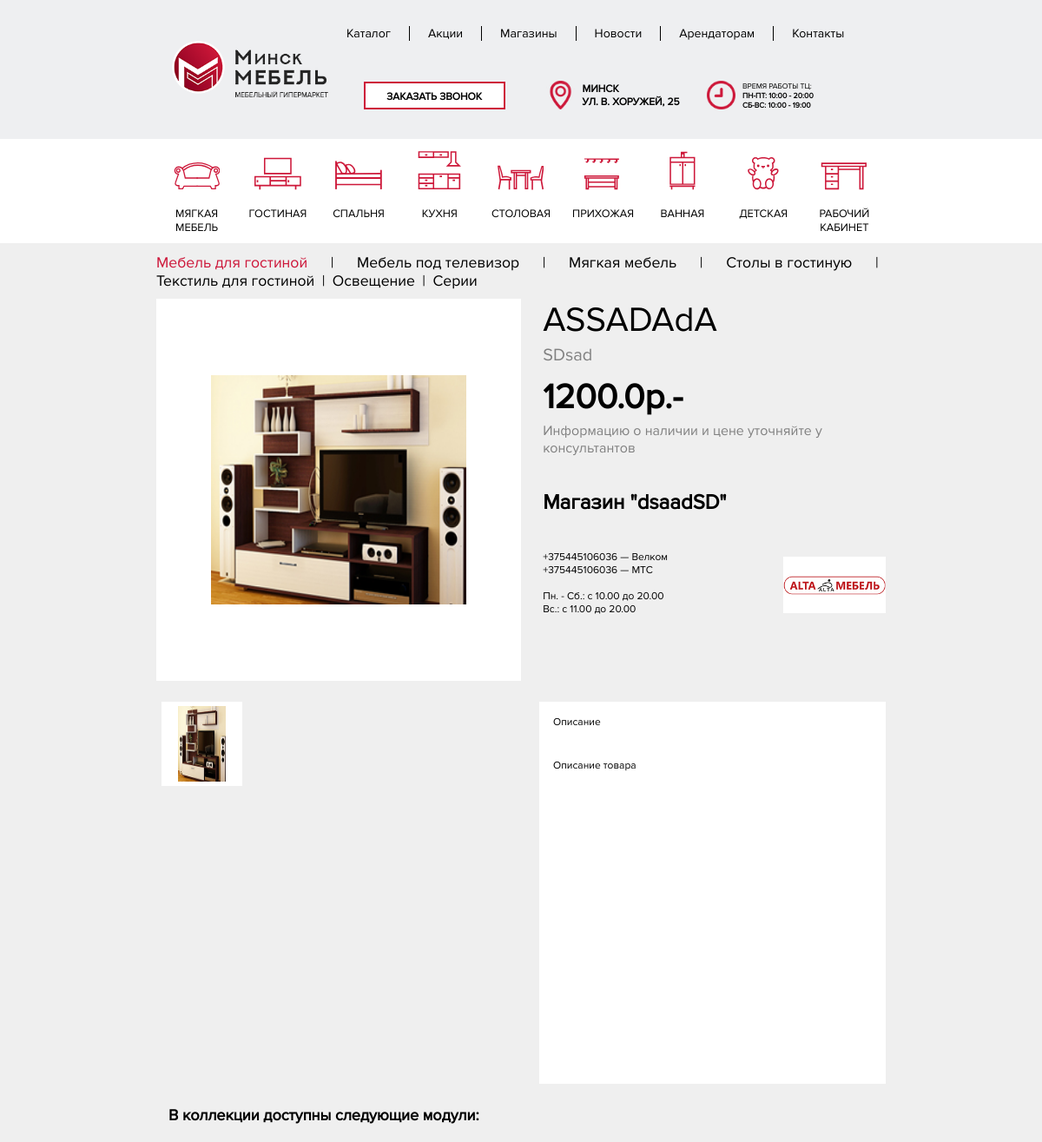
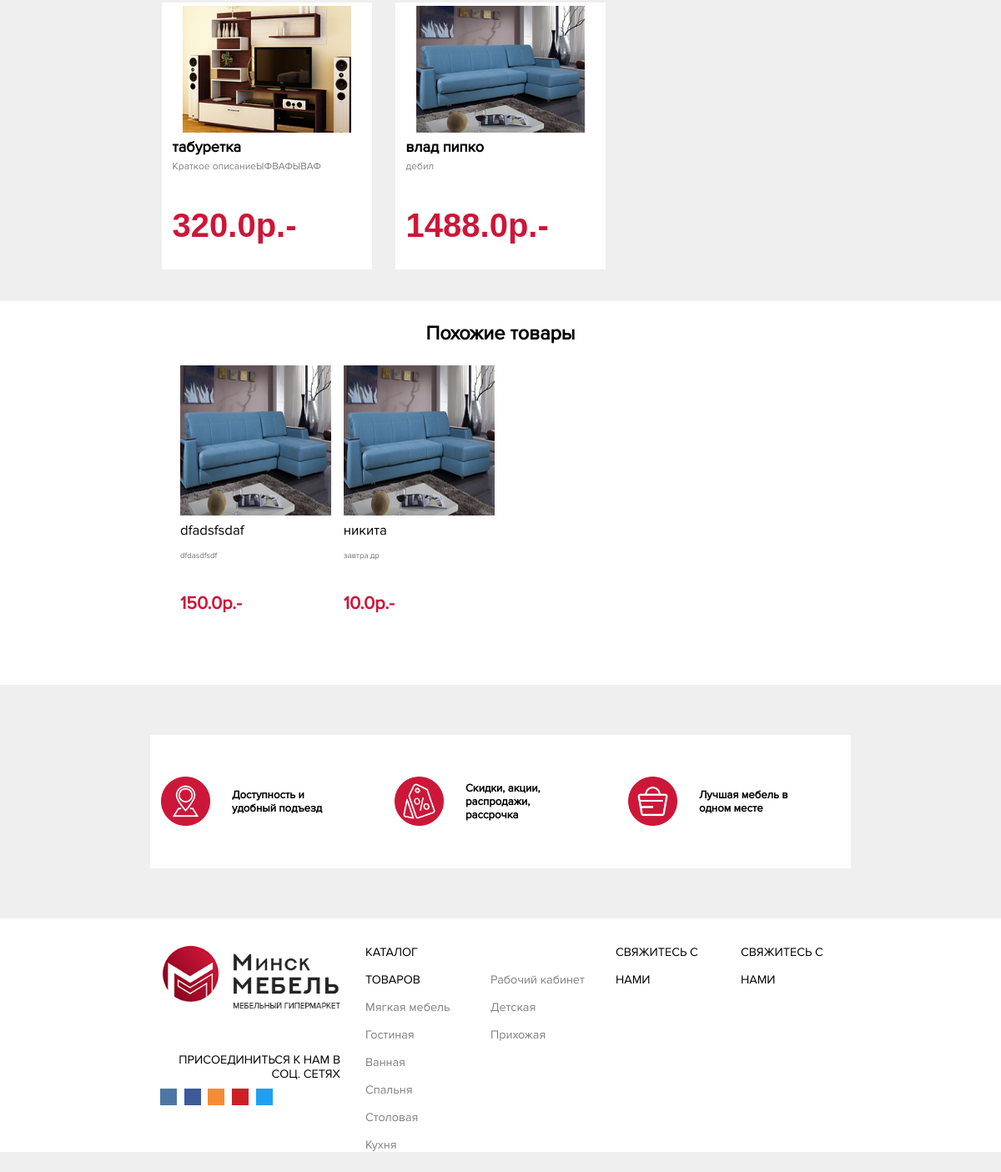
Screenshot of /catalog/collections/1/ with the database file from the repository (2 pictures, top to bottom).
### mainpage/models.py (models this page shows, shortened)
class Collection(models.Model):
    categoryTemplate = (
        ('1', 'Мягкая мебель'),
        ('2', 'Гостиная'),
        ('3', 'Спальня'),
        ('4', 'Кухня'),
        ('5', 'Столовая'),
        ('6', 'Прихожая'),
        ('7', 'Ванная'),
        ('8', 'Детская'),
        ('9', 'Рабочий кабинет'),
    )
    title = models.CharField("Название",default="Название товара", max_length=40)
    subtitle = models.CharField("Краткое описание",default="Краткое описание", max_length=40)
    discriotion = models.TextField("Полное описание", default="Описание товара")
    properties = models.TextField("Характеристики товара", default="(длина, ширина и т.д.)")
    price = models.FloatField("Цена",default='', max_length=10)
    Category = models.CharField("Категория",default='Мягкая мебель',max_length=20, choices=categoryTemplate)
    fullprice = models.CharField("Полная цена без скидки",default="",max_length=15)
    seller = models.ForeignKey(shops, on_delete=models.CASCADE, default=None)
    image = models.ImageField(upload_to="", null=False, blank=True)
    image1 = models.ImageField(default=None, upload_to="", null=True, blank=True)
    image2 = models.ImageField(default=None, upload_to="", null=True, blank=True)
    image3 = models.ImageField(default=None, upload_to="", null=True, blank=True)
    image4 = models.ImageField(default=None, upload_to="", null=True, blank=True)
    image5 = models.ImageField(default=None, upload_to="", null=True, blank=True)
    image6 = models.ImageField(default=None, upload_to="", null=True, blank=True)
    image7 = models.ImageField(default=None, upload_to="", null=True, blank=True)

class shops(models.Model):
    title = models.CharField("Название",default="Neme",max_length=40)
    discription = models.TextField("Описание",default="Описание магазина")
    image = models.ImageField("Мини-логотип", upload_to="",null=True, blank=True)
    mainimage = models.ImageField("Полная картинка",upload_to="",null=True, blank=True, default=None)
    phone1 = models.CharField("Телефон Velcom",default="+375445106036",max_length=40)
    phone2 = models.CharField("Телефон МТС",default="+375445106036",max_length=40)

### catalog/models.py (models this page shows, shortened)
class ShopItem(models.Model):
    categoryTemplate = (
        ('1', 'Мягкая мебель'),
        ('2', 'Гостиная'),
        ('3', 'Спальня'),
        ('4', 'Кухня'),
        ('5', 'Столовая'),
        ('6', 'Прихожая'),
        ('7', 'Ванная'),
        ('8', 'Детская'),
        ('9', 'Рабочий кабинет'),
    )
    title = models.CharField("Название товара",max_length=40)
    subtitle = models.CharField("Краткое описание",max_length=40)
    discriotion = models.TextField("Описание товара")
    price = models.FloatField("Цена",default=0.00)
    isdiscount = models.BooleanField("На свидке?", default=False)
    newprice = models.FloatField("Новая цена (Если товар не на скидке, пожалуйста, укажите цену, равную обычной)", default=0.00);
    seller = models.ForeignKey(shops, on_delete=models.CASCADE, verbose_name="Поставщик")
    Category = models.CharField("Категория",default='Мягкая мебель',max_length=20, choices=categoryTemplate)
    inCollection = models.ForeignKey(Collection, on_delete=models.SET_NULL, null=True, verbose_name="Коллекция", blank=True)
    image = models.ImageField("Главное фото",upload_to="",null=False, blank=True)
    image1 = models.ImageField("Доп. фото (Необязательно)",default=None,upload_to="",null=True, blank=True)
    image2 = models.ImageField("Доп. фото (Необязательно)",default=None,upload_to="",null=True, blank=True)
    image3 = models.ImageField("Доп. фото (Необязательно)",default=None,upload_to="",null=True, blank=True)
    image4 = models.ImageField("Доп. фото (Необязательно)",default=None,upload_to="",null=True, blank=True)
    image5 = models.ImageField("Доп. фото (Необязательно)",default=None,upload_to="",null=True, blank=True)
    image6 = models.ImageField("Доп. фото (Необязательно)",default=None,upload_to="",null=True, blank=True)
    image7 = models.ImageField("Доп. фото (Необязательно)",default=None,upload_to="",null=True, blank=True)
    image8 = models.ImageField("Доп. фото (Необязательно)",default=None,upload_to="",null=True, blank=True)

### catalog/views.py (the view)
# urls.py: re_path(r'^collections/(?P<number>[0-9]+)/', views.collection),
def collection(request, number):
    item = models.Collection.objects.get(id=number)
    inCollection1 = models.ShopItem.objects.filter(inCollection=item)
    SimularItems = models.ShopItem.objects.filter(Category=item.Category)
    context = {'items': inCollection1, 'item':item, 'SimularItems' : SimularItems}
    return render(request, 'collection.html', context)

### catalog/templates/collection.html (shortened to what this page needs)
<html>
<head>
    {% load staticfiles %}
    <link rel='stylesheet prefetch' href='https://cdnjs.cloudflare.com/ajax/libs/Swiper/4.0.7/css/swiper.min.css'>
  <link rel="stylesheet" type="text/css" href="{% static 'style.css' %}">
    <link rel="stylesheet" type="text/css" href="{% static 'css/style_index.css' %}">
    <link rel="stylesheet" type="text/css" href="{% static 'style_page.css' %}">
        <link rel="stylesheet" type="text/css" href="{% static 'mainpage/css/menu.css' %}">
	<link rel="stylesheet" type="text/css" href="{% static 'mainpage/css/adaptation.css' %}">
    <link rel="stylesheet"  href="{% static 'lightslider.css' %}"/>
    <link rel="stylesheet"  href="{% static 'slider2.css' %}"/>
</head>
<body>
{% block content %}
  {% include "header.html" %}
{% endblock %}
  <div class="way">
    <div class="wayname" style="color:#cd1639">Мебель для гостиной</div>
    <div class="wayname">|</div>
    <div class="wayname">Мебель под телевизор</div>
    <div class="wayname">|</div>
    <div class="wayname">Мягкая мебель</div>
    <div class="wayname">|</div>
    <div class="wayname">Столы в гостиную</div>
    <div class="wayname">|</div>
    <div class="wayname">Текстиль для гостиной</div>
    <div class="wayname">|</div>
    <div class="wayname">Освещение</div>
    <div class="wayname">|</div>
    <div class="wayname">Серии</div>
  </div>
  <div class="page_content">
    <div class="image">
        <ul id="sliderphoto" style="cursor: pointer; width:100%; height:100%;">
            <li class="listitem" onclick="next1()" style="background-size: 60% 90%;
	                                    background-position: 50% 50%;cursor: pointer;
	                                    background-repeat: no-repeat;
	                                    width:100%; height:100%;
	                                    display: block;
	                                    background-image: url({{item.image.url}});">
            </li>
        </ul>
    </div>
    <div class="content">
      <div class="contentup">
        <div class="name">{{item.title}}</div>
      <div class="more">{{item.subtitle}}</div>
      <div class="price">{{item.price}}p.-</div>
      <div class="pricemore">Информацию о наличии и цене уточняйте у консультантов</div>
      </div>
      <div class="contentdown">
        <div class="text">
          <b>Магазин "{{item.seller.title}}"</b><br><br>
        <p style="font-size: 1vw">{{item.seller.phone1}} — Велком<br>
        {{item.seller.phone2}} — МТС <br><br>
        Пн. - Сб.: с 10.00 до 20.00<br>
        Вс.: с 11.00 до 20.00</p>
        </div>
         <div class="image" style="background-image: url({{item.seller.image.url}});"><a style="display: block; height: 100%; width:100%" href="/shops/{{item.seller.id}}"></a></div>
      </div>
    </div>
  </div>
    <div class="page_contentdown">
      <div class="left">
        <div class="content" onclick="slider1.goToSlide(1);" style="cursor: pointer; background-image: url({{item.image.url}});"></div>
      </div>
      <div class="right">
        <div class="right_content">
        <div class="name">
          <a href=""><div class="title">Описание</div></a>
        </div>
        <div class="text">{{item.discriotion}}</div>
      </div>
      </div>
  </div>
  <div class="collection">
    <div class="tovar">
      <div class="name">В коллекции доступны следующие модули: </div>
        {% for objj in items %}
        <div class="item">
        <div class="content">
          <div class="image" style="background-image: url({{objj.image.url}});"><a href="/catalog/{{objj.id}}" style="display: block; width: 100%; height: 100%"></a> </div>
          <div class="name"> <a href="/catalog/{{objj.id}}/" style="text-decoration: none; color: black">{{objj.title}}</a></div>
          <div class="more">{{objj.subtitle}}</div>
            {% if objj.isdiscount %}
          <div class="nowprice col">{{objj.newprice}}р.-</div>
            {% else %}
           <div class="price col">{{objj.price}}р.</div>
            {% endif %}
        </div>
      </div>
       {% endfor %}
    </div>
  </div>
  <products style="background-color: white; margin-top:2%">
    <div style="font-family: Proxima; font-size: 1.95vw; text-align: center;padding-top: 2%;padding-bottom: 2%;font-weight: bold">Похожие товары</div>
    <div class="slider2">
      <div class="contrs left" onclick="next()"></div>
    <div class="contrs right" onclick="prev()"></div>
     <ul id="content-slider" class="content-slider">
               {% for objj in SimularItems %}
               <div>
                  <li class="listitem" >
                  <div class="contentslider2">
                      <div class="image" style="background-image: url({{objj.image.url}});"><a href="/catalog/{{objj.id}}" style="display: block; width: 100%; height: 100%"></a> </div>
                      <div style="display:table; height: 10%">
                        <div class="name">
                          <a href="/catalog/{{objj.id}}/" style="text-decoration: none; color: black">{{objj.title}}</a>
                        </div>
                      </div>
                      <div style="display:table; height: 7%">
                        <div class="more">
                            {{objj.subtitle}}
                        </div>
                      </div>
                      <div style="display:table; height: 16%">
                        <div class="price">
                          {{objj.newprice}}р.-
                        </div>
                      </div>
                  </div>
                </li>
            </div>
         {% endfor %}
            </ul>
    </div>
  </products>
<div class="plus">
  <div class="content">
    <div class="image" style="background-image: url({% static 'img/geo.png' %});"></div>
    <div class="text">
      <div class="content">
        <div class="name">Доступность и удобный подъезд</div>
      </div>
    </div>
  </div>
  <div class="content">
    <div class="image" style="background-image: url({% static 'img/sale.png' %});"></div>
    <div class="text">
      <div class="content">
        <div class="name">Скидки, акции, распродажи, рассрочка</div>
      </div>
    </div>
  </div>
  <div class="content">
    <div class="image" style="background-image: url({% static 'img/shop.png' %});"></div>
    <div class="text">
      <div class="content">
        <div class="name">Лучшая мебель в одном месте</div>
      </div>
    </div>
  </div>
</div>
{% block footer %}
  {% include "footer.html" %}
{% endblock %}
</body>
</html>

### catalog/static/style.css (style rules this page uses)
body { overflow-x: hidden !important; }
slider *, *:before, *:after { -webkit-box-sizing: border-box; box-sizing: border-box; margin: 0; padding: 0; }

### catalog/static/css/style_index.css (style rules this page uses)
html, body { margin:0; padding:0; font-family: "Arial"; overflow-x: hidden !important; }
b { font-weight: bold !important; }
products { padding-bottom: 5%; width: 100%; height: 50%; display: block; }

### catalog/static/style_page.css (style rules this page uses)
body { background-color: #efefef; }
a { text-decoration: none; }
.way { height:5%; padding-left: 15%; width:70%; overflow-x: hidden; padding-top: 1%; padding-bottom: 1%; text-align: justify; font-size: 0; }
.way .wayname { font-size: 2.2vh; font-family: Proxima; padding-right: 1%; font-weight: 300; display: inline-block; }
.page_content { width:70%; height: 55%; padding-left: 15%; margin: 0; font-size: 0; }
.nowprice { padding-top: 3%; font-size: 5vh; font-weight: bold; padding-left: 5%; color: #cd1639; }
.page_content .image { width:50%; height:100%; background-color: white; float: left; background-size: 60% 90%; background-position: 50% 50%; background-repeat: no-repeat; }
.page_content .image .listitem { background-size: 70% 60% !important; }
.page_content .content { padding-left:3%; width:47%; height: 100%; overflow: hidden; float: left; font-family: Proxima; }
.contentup { height: 50%; width: 100%; overflow: hidden; }
.contentdown { height:50%; width: 100%; overflow: hidden; font-size: 3vh; }
.contentdown .text { width: 70%; height:100%; float: left; }
.contentdown .image { width:30%; height:100%; float: left; background-size: 100%; background-color: rgba(255,255,255,0); }
.content .name { font-size: 5vh; }
.content .more { padding-top: 1%; font-size: 2.5vh; color: #818181; }
.content .price { padding-top: 3%; font-size: 5vh; font-weight: bold }
.content .pricemore { padding-top: 1%; font-size: 2vh; color: #818181; }
.page_contentdown { width:70%; padding-top: 2%; height: 55%; padding-left: 15%; margin: 0; font-size: 0; }
.page_contentdown .left { width:50%; height: 100%; float: left; margin: 0; font-size: 0; }
.left .content { width:22%; margin: 1.5%; margin-top: 0; height:22%; display: inline-block; background-color: white; background-size: 60% 90%; background-position: 50% 50%; background-repeat: no-repeat; }
.page_contentdown .right { padding-left: 2.5%; width:47.5%; height: 100%; float: left; margin: 0; font-size: 0; }
.right .right_content { width:100%; height:100%; background-color: white; }
.right .name { width:100%; height: 15%; overflow: hidden; }
.right .title { padding-left: 4%; padding-top: 4%; display: inline-block; font-size: 1vw; font-family: Proxima; color: black; }
.right .text { padding-left: 4%; padding-right: 4%; width: 92%; height:81%; font-size: 1vw; font-family: Proxima; overflow:hidden; }
.plus { width:70%; height:20%; margin:15%; margin-top: 5%; margin-bottom: 5%; background-color: white; font-size: 0; }
.plus .content { width:33.33%; height:100%; display: inline-block; }
.plus .content .image { width:30%; height: 100%; background-size: 70%; background-repeat: no-repeat; background-position: 50% 50%; display: inline-block; }
.plus .content .text { width:50%; padding-left: 5%; height:100%; overflow:hidden; font-size: 1vw; font-family: Proxima; display: inline-block; }
.text .content { width:100%; height: 100%; display: table; }
.text .content .name { display: table-cell; vertical-align: middle; font-size: 1.1vw; font-weight: bold; }
.collection { width:70%; padding-left: 15%; overflow-x: hidden; font-size: 0; }
.tovar { padding-top:2%; }
.collection .item { width:30%; height:40%; padding:1.666%; display: inline-block; }
.item .content { width:100%; height: 100%; background-color: white; }
.item .content .image { width: 100%; height: 50%; background-size: 80%; background-repeat: no-repeat; background-position: 50% 50%; }
.item .content .name { width:90%; padding-left: 5%; height:auto; font-size: 1.5vw; font-family: Proxima; overflow: hidden; }
.item .content .more { width:90%; padding-left: 5%; height:15%; font-size: 1vw; overflow: hidden; color: #818181; font-family: Proxima; }
.tovar .name { padding-left: 1.666%; font-size: 1.5vw; font-weight: bold; font-family: Proxima; padding-top:1%; padding-bottom:1%; }

### mainpage/static/mainpage/css/menu.css (style rules this page uses)
.title { display: inline-block; height: 100%; width: 70%; vertical-align: top; }

### rows the page displays
Collection: image (picture), title "ASSADAdA", subtitle "SDsad", price "1200.0", seller "dsaadSD", seller.phone1 "+375445106036", seller.phone2 "+375445106036", seller.image (picture), discriotion "Описание товара"
ShopItem: image (picture), title "табуретка", subtitle "Краткое описаниеЫФВАФЫВАФ", newprice "320.0"
ShopItem: image (picture), title "влад пипко", subtitle "дебил", newprice "1488.0"
ShopItem: image (picture), {{ objj.id }} 1 (drawn), title "dfadsfsdaf", subtitle "dfdasdfsdf", newprice "150.0"
ShopItem: image (picture), title "никита", subtitle "завтра др", newprice "10.0"
